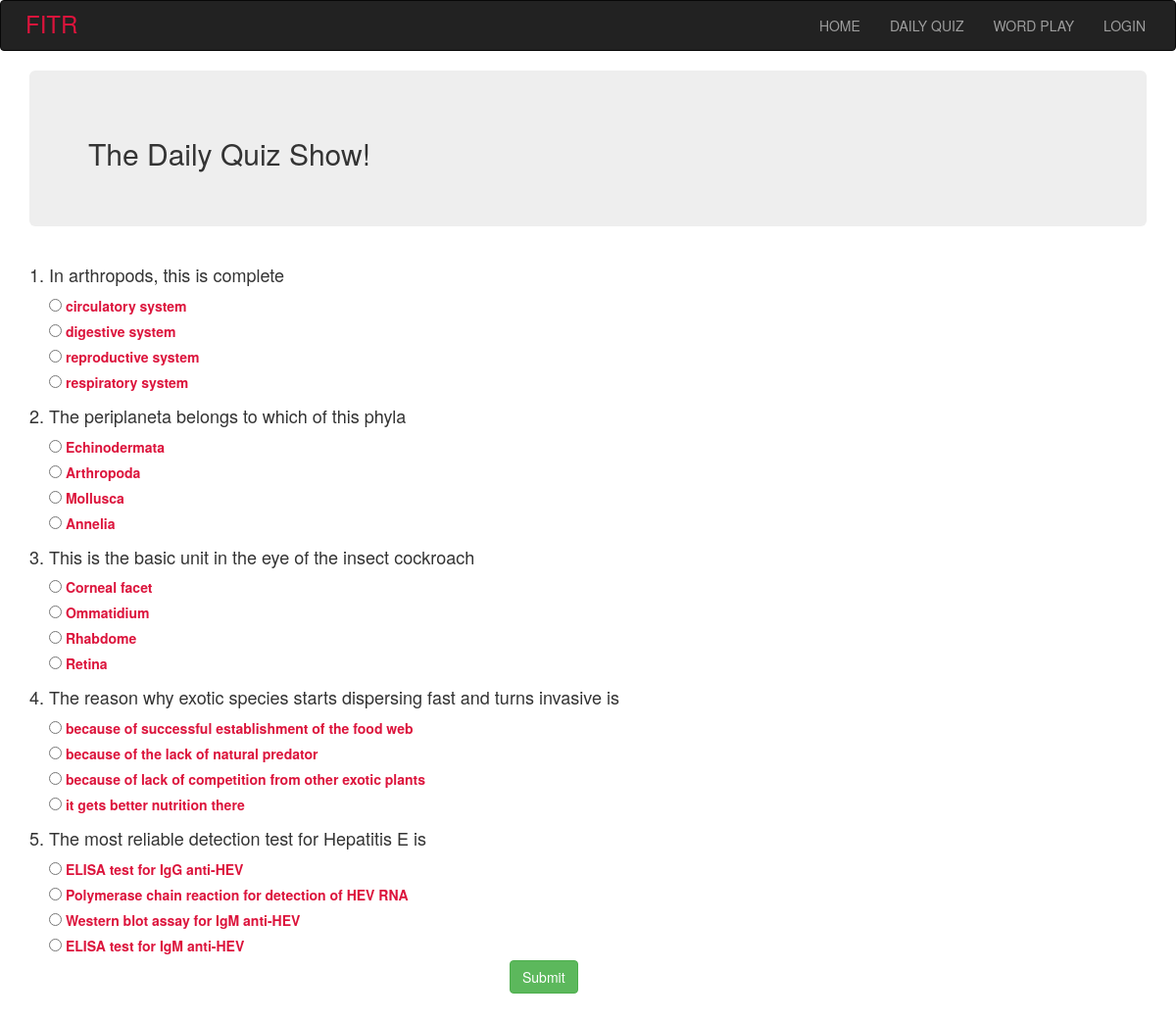
The page /quiz on the database its author committed.
### home/models.py (models this page shows)
class Question2(models.Model):
    id=models.IntegerField(primary_key=True)
    category=models.ForeignKey('Category', on_delete=models.CASCADE)
    standard=models.ForeignKey('Standard', on_delete=models.CASCADE)
    subject=models.ForeignKey('Subject',on_delete=models.CASCADE)
    que=models.CharField(max_length=500)
    opt1=models.CharField(max_length=500)
    opt2=models.CharField(max_length=500)
    opt3=models.CharField(max_length=500)
    opt4=models.CharField(max_length=500)
    Answer=models.CharField(max_length=1,null=True)

### home/views.py (the view)
# urls.py: path('quiz',include('home.urls')),
def quiz(request):
    que=Question2.objects.all()
    return render(request,'Quiz.html',{'que':que})

### templates/Quiz.html (shortened to what this page needs)
{% extends 'sub-base.html' %}
    {% block heading %} The Daily Quiz Show!{% endblock heading %} The Daily Quiz Show!
    {% block inner-body %}
    <div class="container" style="margin-bottom:30px">
        <form action="submit" method="POST" class="form-horizontal">
            {% if que %}
            {% for i in que %}
            <h4>{{i.id}}. {{i.que}}</h4>
            <div class="form-check" style="margin-left:20px;">
                <input class="form-check-input" type="radio" name="{{i.id}}" value="1" id="q1">
                <label class="form-check-label" for="q1" style="color:crimson">
                    {{i.opt1}}
                </label>
            </div>
            <div class="form-check" style="margin-left:20px;">
                <input class="form-check-input" type="radio" name='{{i.id}}' value="2" id="q2">
                <label class="form-check-label" for="q2" style="color:crimson">
                    {{i.opt2}}
                </label>
            </div>
            <div class="form-check" style="margin-left:20px;">
                <input class="form-check-input" type="radio" name="{{i.id}}" value="3" id="q3">
                <label class="form-check-label" for="q3" style="color:crimson">
                    {{i.opt3}}
                </label>
            </div>
            <div class="form-check" style="margin-left:20px;">
                <input class="form-check-input" type="radio" name='{{i.id}}' value="4" id="q4">
                <label class="form-check-label" for="q4" style="color:crimson">
                    {{i.opt4}}
                </label>
            </div>
            {% endfor %}
            <div class="form-check">
                <div class="col-sm-offset-5 col-sm-7">
                    <button type="submit" class="btn btn-success">Submit</button>
                </div>
            </div>
            {% endif %}
        </form>
    </div>
{% endblock inner-body %}

### templates/sub-base.html (shortened to what this page needs)
<!DOCTYPE html>
{% load static %}
<head>
    <link rel="stylesheet" href="{% static 'bootstrap.min.css' %}" type="text/css">
    <link rel="stylesheet" type="text/css" href="{%static 'tcc.css' %}">
</head>
<body>
    <nav class="navbar navbar-inverse" >
        <div class="container-fluid">
            <div class="navbar-header">
                <h3 style="color:crimson;margin-left:10px;margin-top:10px">FITR</h3>
            </div>
            <div class="collapse navbar-collapse" id="myNavbar">
                <ul class="nav navbar-nav navbar-right">
                    <li><a href="home">HOME</a></li>
                    <li><a href="quiz">DAILY QUIZ</a></li>
                    <li><a href="#">WORD PLAY</a></li>
                    {% if user.is_authenticated %}
                    <li><a href="logout">LOGOUT</a></li>
                    {% else %}
                    <li><a href="login">LOGIN</a></li>
                    {% endif%}
                </ul>
            </div>
        </div>
    </nav>
    <div class="container">
        <div class="jumbotron">
            <h2>{% block heading %}{% endblock heading %}</h2>
        </div>
    </div>
    {%block inner-body%}{%endblock inner-body%}
</body>

### rows shown on the page
Question2: id "1", que "In arthropods, this is complete", opt1 "circulatory system", opt2 "digestive system", opt3 "reproductive system", opt4 "respiratory system"
Question2: id "2", que "The periplaneta belongs to which of this phyla", opt1 "Echinodermata", opt2 "Arthropoda", opt3 "Mollusca", opt4 "Annelia"
Question2: id "3", que "This is the basic unit in the eye of the insect cockroach", opt1 "Corneal facet", opt2 "Ommatidium", opt3 "Rhabdome", opt4 "Retina"
Question2: id "4", que "The reason why exotic species starts dispersing fast and turns invasive is", opt1 "because of successful establishment of the food web", opt2 "because of the lack of natural predator", opt3 "because of lack of competition from other exotic plants", opt4 "it gets better nutrition there"
Question2: id "5", que "The most reliable detection test for Hepatitis E is", opt1 "ELISA test for IgG anti-HEV", opt2 "Polymerase chain reaction for detection of HEV RNA", opt3 "Western blot assay for IgM anti-HEV", opt4 "ELISA test for IgM anti-HEV"
